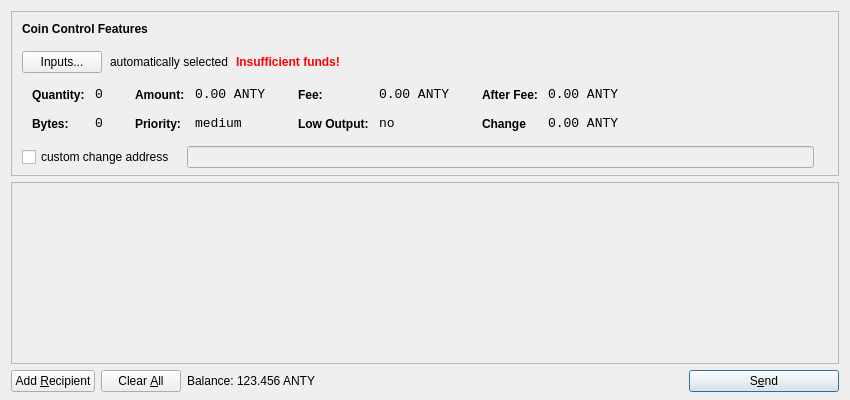
<?xml version="1.0" encoding="UTF-8"?>
<ui version="4.0">
 <class>SendCoinsDialog</class>
 <widget class="QDialog" name="SendCoinsDialog">
  <property name="geometry">
   <rect>
    <x>0</x>
    <y>0</y>
    <width>850</width>
    <height>400</height>
   </rect>
  </property>
  <property name="windowTitle">
   <string>Send Coins</string>
  </property>
  <layout class="QVBoxLayout" name="verticalLayout" stretch="0,1,0">
   <property name="bottomMargin">
    <number>8</number>
   </property>
   <item>
    <widget class="QFrame" name="frameCoinControl">
     <property name="sizePolicy">
      <sizepolicy hsizetype="Expanding" vsizetype="Expanding">
       <horstretch>0</horstretch>
       <verstretch>0</verstretch>
      </sizepolicy>
     </property>
     <property name="maximumSize">
      <size>
       <width>16777215</width>
       <height>16777215</height>
      </size>
     </property>
     <property name="frameShape">
      <enum>QFrame::StyledPanel</enum>
     </property>
     <property name="frameShadow">
      <enum>QFrame::Sunken</enum>
     </property>
     <layout class="QVBoxLayout" name="verticalLayoutCoinControl2">
      <property name="spacing">
       <number>-1</number>
      </property>
      <property name="leftMargin">
       <number>0</number>
      </property>
      <property name="topMargin">
       <number>0</number>
      </property>
      <property name="rightMargin">
       <number>0</number>
      </property>
      <property name="bottomMargin">
       <number>6</number>
      </property>
      <item>
       <layout class="QVBoxLayout" name="verticalLayoutCoinControl" stretch="0,0,0,0,1">
        <property name="spacing">
         <number>0</number>
        </property>
        <property name="leftMargin">
         <number>10</number>
        </property>
        <property name="topMargin">
         <number>10</number>
        </property>
        <item>
         <layout class="QHBoxLayout" name="horizontalLayoutCoinControl1">
          <property name="bottomMargin">
           <number>15</number>
          </property>
          <item>
           <widget class="QLabel" name="labelCoinControlFeatures">
            <property name="sizePolicy">
             <sizepolicy hsizetype="Preferred" vsizetype="Maximum">
              <horstretch>0</horstretch>
              <verstretch>0</verstretch>
             </sizepolicy>
            </property>
            <property name="font">
             <font>
              <weight>75</weight>
              <bold>true</bold>
             </font>
            </property>
            <property name="styleSheet">
             <string notr="true">font-weight:bold;</string>
            </property>
            <property name="text">
             <string>Coin Control Features</string>
            </property>
           </widget>
          </item>
         </layout>
        </item>
        <item>
         <layout class="QHBoxLayout" name="horizontalLayoutCoinControl2" stretch="0,0,0,0">
          <property name="spacing">
           <number>8</number>
          </property>
          <property name="bottomMargin">
           <number>10</number>
          </property>
          <item>
           <widget class="QPushButton" name="pushButtonCoinControl">
            <property name="styleSheet">
             <string notr="true"/>
            </property>
            <property name="text">
             <string>Inputs...</string>
            </property>
           </widget>
          </item>
          <item>
           <widget class="QLabel" name="labelCoinControlAutomaticallySelected">
            <property name="text">
             <string>automatically selected</string>
            </property>
            <property name="margin">
             <number>5</number>
            </property>
           </widget>
          </item>
          <item>
           <widget class="QLabel" name="labelCoinControlInsuffFunds">
            <property name="font">
             <font>
              <weight>75</weight>
              <bold>true</bold>
             </font>
            </property>
            <property name="styleSheet">
             <string notr="true">color:red;font-weight:bold;</string>
            </property>
            <property name="text">
             <string>Insufficient funds!</string>
            </property>
            <property name="margin">
             <number>5</number>
            </property>
           </widget>
          </item>
          <item>
           <spacer name="horizontalSpacerCoinControl">
            <property name="orientation">
             <enum>Qt::Horizontal</enum>
            </property>
            <property name="sizeHint" stdset="0">
             <size>
              <width>40</width>
              <height>1</height>
             </size>
            </property>
           </spacer>
          </item>
         </layout>
        </item>
        <item>
         <widget class="QWidget" name="widgetCoinControl" native="true">
          <property name="sizePolicy">
           <sizepolicy hsizetype="Preferred" vsizetype="Preferred">
            <horstretch>0</horstretch>
            <verstretch>0</verstretch>
           </sizepolicy>
          </property>
          <property name="minimumSize">
           <size>
            <width>0</width>
            <height>0</height>
           </size>
          </property>
          <property name="styleSheet">
           <string notr="true"/>
          </property>
          <layout class="QHBoxLayout" name="horizontalLayoutCoinControl5">
           <property name="margin">
            <number>0</number>
           </property>
           <item>
            <layout class="QHBoxLayout" name="horizontalLayoutCoinControl3" stretch="0,0,0,1">
             <property name="spacing">
              <number>20</number>
             </property>
             <property name="topMargin">
              <number>0</number>
             </property>
             <property name="bottomMargin">
              <number>10</number>
             </property>
             <item>
              <layout class="QFormLayout" name="formLayoutCoinControl1">
               <property name="horizontalSpacing">
                <number>10</number>
               </property>
               <property name="verticalSpacing">
                <number>14</number>
               </property>
               <property name="leftMargin">
                <number>10</number>
               </property>
               <property name="topMargin">
                <number>4</number>
               </property>
               <property name="rightMargin">
                <number>6</number>
               </property>
               <item row="0" column="0">
                <widget class="QLabel" name="labelCoinControlQuantityText">
                 <property name="styleSheet">
                  <string notr="true">font-weight:bold;</string>
                 </property>
                 <property name="text">
                  <string>Quantity:</string>
                 </property>
                 <property name="margin">
                  <number>0</number>
                 </property>
                </widget>
               </item>
               <item row="0" column="1">
                <widget class="QLabel" name="labelCoinControlQuantity">
                 <property name="font">
                  <font>
                   <family>Monospace</family>
                   <pointsize>10</pointsize>
                  </font>
                 </property>
                 <property name="cursor">
                  <cursorShape>IBeamCursor</cursorShape>
                 </property>
                 <property name="contextMenuPolicy">
                  <enum>Qt::ActionsContextMenu</enum>
                 </property>
                 <property name="text">
                  <string>0</string>
                 </property>
                 <property name="margin">
                  <number>0</number>
                 </property>
                 <property name="textInteractionFlags">
                  <set>Qt::LinksAccessibleByMouse|Qt::TextSelectableByKeyboard|Qt::TextSelectableByMouse</set>
                 </property>
                </widget>
               </item>
               <item row="1" column="0">
                <widget class="QLabel" name="labelCoinControlBytesText">
                 <property name="styleSheet">
                  <string notr="true">font-weight:bold;</string>
                 </property>
                 <property name="text">
                  <string>Bytes:</string>
                 </property>
                </widget>
               </item>
               <item row="1" column="1">
                <widget class="QLabel" name="labelCoinControlBytes">
                 <property name="font">
                  <font>
                   <family>Monospace</family>
                   <pointsize>10</pointsize>
                  </font>
                 </property>
                 <property name="cursor">
                  <cursorShape>IBeamCursor</cursorShape>
                 </property>
                 <property name="contextMenuPolicy">
                  <enum>Qt::ActionsContextMenu</enum>
                 </property>
                 <property name="text">
                  <string>0</string>
                 </property>
                 <property name="textInteractionFlags">
                  <set>Qt::LinksAccessibleByMouse|Qt::TextSelectableByKeyboard|Qt::TextSelectableByMouse</set>
                 </property>
                </widget>
               </item>
              </layout>
             </item>
             <item>
              <layout class="QFormLayout" name="formLayoutCoinControl2">
               <property name="horizontalSpacing">
                <number>10</number>
               </property>
               <property name="verticalSpacing">
                <number>14</number>
               </property>
               <property name="leftMargin">
                <number>6</number>
               </property>
               <property name="topMargin">
                <number>4</number>
               </property>
               <property name="rightMargin">
                <number>6</number>
               </property>
               <item row="0" column="0">
                <widget class="QLabel" name="labelCoinControlAmountText">
                 <property name="styleSheet">
                  <string notr="true">font-weight:bold;</string>
                 </property>
                 <property name="text">
                  <string>Amount:</string>
                 </property>
                 <property name="margin">
                  <number>0</number>
                 </property>
                </widget>
               </item>
               <item row="0" column="1">
                <widget class="QLabel" name="labelCoinControlAmount">
                 <property name="font">
                  <font>
                   <family>Monospace</family>
                   <pointsize>10</pointsize>
                  </font>
                 </property>
                 <property name="cursor">
                  <cursorShape>IBeamCursor</cursorShape>
                 </property>
                 <property name="contextMenuPolicy">
                  <enum>Qt::ActionsContextMenu</enum>
                 </property>
                 <property name="text">
                  <string>0.00 ANTY</string>
                 </property>
                 <property name="textInteractionFlags">
                  <set>Qt::LinksAccessibleByMouse|Qt::TextSelectableByKeyboard|Qt::TextSelectableByMouse</set>
                 </property>
                </widget>
               </item>
               <item row="1" column="0">
                <widget class="QLabel" name="labelCoinControlPriorityText">
                 <property name="styleSheet">
                  <string notr="true">font-weight:bold;</string>
                 </property>
                 <property name="text">
                  <string>Priority:</string>
                 </property>
                </widget>
               </item>
               <item row="1" column="1">
                <widget class="QLabel" name="labelCoinControlPriority">
                 <property name="font">
                  <font>
                   <family>Monospace</family>
                   <pointsize>10</pointsize>
                  </font>
                 </property>
                 <property name="cursor">
                  <cursorShape>IBeamCursor</cursorShape>
                 </property>
                 <property name="contextMenuPolicy">
                  <enum>Qt::ActionsContextMenu</enum>
                 </property>
                 <property name="text">
                  <string>medium</string>
                 </property>
                 <property name="textInteractionFlags">
                  <set>Qt::LinksAccessibleByMouse|Qt::TextSelectableByKeyboard|Qt::TextSelectableByMouse</set>
                 </property>
                </widget>
               </item>
              </layout>
             </item>
             <item>
              <layout class="QFormLayout" name="formLayoutCoinControl3">
               <property name="horizontalSpacing">
                <number>10</number>
               </property>
               <property name="verticalSpacing">
                <number>14</number>
               </property>
               <property name="leftMargin">
                <number>6</number>
               </property>
               <property name="topMargin">
                <number>4</number>
               </property>
               <property name="rightMargin">
                <number>6</number>
               </property>
               <item row="0" column="0">
                <widget class="QLabel" name="labelCoinControlFeeText">
                 <property name="styleSheet">
                  <string notr="true">font-weight:bold;</string>
                 </property>
                 <property name="text">
                  <string>Fee:</string>
                 </property>
                 <property name="margin">
                  <number>0</number>
                 </property>
                </widget>
               </item>
               <item row="0" column="1">
                <widget class="QLabel" name="labelCoinControlFee">
                 <property name="font">
                  <font>
                   <family>Monospace</family>
                   <pointsize>10</pointsize>
                  </font>
                 </property>
                 <property name="cursor">
                  <cursorShape>IBeamCursor</cursorShape>
                 </property>
                 <property name="contextMenuPolicy">
                  <enum>Qt::ActionsContextMenu</enum>
                 </property>
                 <property name="text">
                  <string>0.00 ANTY</string>
                 </property>
                 <property name="textInteractionFlags">
                  <set>Qt::LinksAccessibleByMouse|Qt::TextSelectableByKeyboard|Qt::TextSelectableByMouse</set>
                 </property>
                </widget>
               </item>
               <item row="1" column="0">
                <widget class="QLabel" name="labelCoinControlLowOutputText">
                 <property name="styleSheet">
                  <string notr="true">font-weight:bold;</string>
                 </property>
                 <property name="text">
                  <string>Low Output:</string>
                 </property>
                </widget>
               </item>
               <item row="1" column="1">
                <widget class="QLabel" name="labelCoinControlLowOutput">
                 <property name="font">
                  <font>
                   <family>Monospace</family>
                   <pointsize>10</pointsize>
                  </font>
                 </property>
                 <property name="cursor">
                  <cursorShape>IBeamCursor</cursorShape>
                 </property>
                 <property name="contextMenuPolicy">
                  <enum>Qt::ActionsContextMenu</enum>
                 </property>
                 <property name="text">
                  <string>no</string>
                 </property>
                 <property name="textInteractionFlags">
                  <set>Qt::LinksAccessibleByMouse|Qt::TextSelectableByKeyboard|Qt::TextSelectableByMouse</set>
                 </property>
                </widget>
               </item>
              </layout>
             </item>
             <item>
              <layout class="QFormLayout" name="formLayoutCoinControl4">
               <property name="horizontalSpacing">
                <number>10</number>
               </property>
               <property name="verticalSpacing">
                <number>14</number>
               </property>
               <property name="leftMargin">
                <number>6</number>
               </property>
               <property name="topMargin">
                <number>4</number>
               </property>
               <property name="rightMargin">
                <number>6</number>
               </property>
               <item row="0" column="0">
                <widget class="QLabel" name="labelCoinControlAfterFeeText">
                 <property name="styleSheet">
                  <string notr="true">font-weight:bold;</string>
                 </property>
                 <property name="text">
                  <string>After Fee:</string>
                 </property>
                 <property name="margin">
                  <number>0</number>
                 </property>
                </widget>
               </item>
               <item row="0" column="1">
                <widget class="QLabel" name="labelCoinControlAfterFee">
                 <property name="font">
                  <font>
                   <family>Monospace</family>
                   <pointsize>10</pointsize>
                  </font>
                 </property>
                 <property name="cursor">
                  <cursorShape>IBeamCursor</cursorShape>
                 </property>
                 <property name="contextMenuPolicy">
                  <enum>Qt::ActionsContextMenu</enum>
                 </property>
                 <property name="text">
                  <string>0.00 ANTY</string>
                 </property>
                 <property name="textInteractionFlags">
                  <set>Qt::LinksAccessibleByMouse|Qt::TextSelectableByKeyboard|Qt::TextSelectableByMouse</set>
                 </property>
                </widget>
               </item>
               <item row="1" column="0">
                <widget class="QLabel" name="labelCoinControlChangeText">
                 <property name="styleSheet">
                  <string notr="true">font-weight:bold;</string>
                 </property>
                 <property name="text">
                  <string>Change</string>
                 </property>
                </widget>
               </item>
               <item row="1" column="1">
                <widget class="QLabel" name="labelCoinControlChange">
                 <property name="font">
                  <font>
                   <family>Monospace</family>
                   <pointsize>10</pointsize>
                  </font>
                 </property>
                 <property name="cursor">
                  <cursorShape>IBeamCursor</cursorShape>
                 </property>
                 <property name="contextMenuPolicy">
                  <enum>Qt::ActionsContextMenu</enum>
                 </property>
                 <property name="text">
                  <string>0.00 ANTY</string>
                 </property>
                 <property name="textInteractionFlags">
                  <set>Qt::LinksAccessibleByMouse|Qt::TextSelectableByKeyboard|Qt::TextSelectableByMouse</set>
                 </property>
                </widget>
               </item>
              </layout>
             </item>
            </layout>
           </item>
          </layout>
         </widget>
        </item>
        <item>
         <layout class="QHBoxLayout" name="horizontalLayoutCoinControl4" stretch="0,0,0">
          <property name="spacing">
           <number>12</number>
          </property>
          <property name="sizeConstraint">
           <enum>QLayout::SetDefaultConstraint</enum>
          </property>
          <property name="topMargin">
           <number>5</number>
          </property>
          <property name="rightMargin">
           <number>5</number>
          </property>
          <item>
           <widget class="QCheckBox" name="checkBoxCoinControlChange">
            <property name="text">
             <string>custom change address</string>
            </property>
           </widget>
          </item>
          <item>
           <widget class="QLineEdit" name="lineEditCoinControlChange">
            <property name="enabled">
             <bool>false</bool>
            </property>
            <property name="sizePolicy">
             <sizepolicy hsizetype="Expanding" vsizetype="Fixed">
              <horstretch>0</horstretch>
              <verstretch>0</verstretch>
             </sizepolicy>
            </property>
           </widget>
          </item>
          <item>
           <widget class="QLabel" name="labelCoinControlChangeLabel">
            <property name="sizePolicy">
             <sizepolicy hsizetype="Preferred" vsizetype="Expanding">
              <horstretch>0</horstretch>
              <verstretch>0</verstretch>
             </sizepolicy>
            </property>
            <property name="minimumSize">
             <size>
              <width>0</width>
              <height>0</height>
             </size>
            </property>
            <property name="text">
             <string/>
            </property>
            <property name="margin">
             <number>3</number>
            </property>
           </widget>
          </item>
         </layout>
        </item>
        <item>
         <spacer name="verticalSpacerCoinControl">
          <property name="orientation">
           <enum>Qt::Vertical</enum>
          </property>
          <property name="sizeHint" stdset="0">
           <size>
            <width>800</width>
            <height>1</height>
           </size>
          </property>
         </spacer>
        </item>
       </layout>
      </item>
     </layout>
    </widget>
   </item>
   <item>
    <widget class="QScrollArea" name="scrollArea">
     <property name="widgetResizable">
      <bool>true</bool>
     </property>
     <widget class="QWidget" name="scrollAreaWidgetContents">
      <property name="geometry">
       <rect>
        <x>0</x>
        <y>0</y>
        <width>830</width>
        <height>165</height>
       </rect>
      </property>
      <layout class="QVBoxLayout" name="verticalLayout_2">
       <property name="margin">
        <number>0</number>
       </property>
       <item>
        <layout class="QVBoxLayout" name="entries">
         <property name="spacing">
          <number>6</number>
         </property>
        </layout>
       </item>
       <item>
        <spacer name="verticalSpacer">
         <property name="orientation">
          <enum>Qt::Vertical</enum>
         </property>
         <property name="sizeHint" stdset="0">
          <size>
           <width>20</width>
           <height>40</height>
          </size>
         </property>
        </spacer>
       </item>
      </layout>
     </widget>
    </widget>
   </item>
   <item>
    <layout class="QHBoxLayout" name="horizontalLayout">
     <item>
      <widget class="QPushButton" name="addButton">
       <property name="toolTip">
        <string>Send to multiple recipients at once</string>
       </property>
       <property name="text">
        <string>Add &amp;Recipient</string>
       </property>
       <property name="icon">
        <iconset resource="../bitcoin.qrc">
         <normaloff>:/icons/add</normaloff>:/icons/add</iconset>
       </property>
       <property name="autoDefault">
        <bool>false</bool>
       </property>
      </widget>
     </item>
     <item>
      <widget class="QPushButton" name="clearButton">
       <property name="sizePolicy">
        <sizepolicy hsizetype="Minimum" vsizetype="Fixed">
         <horstretch>0</horstretch>
         <verstretch>0</verstretch>
        </sizepolicy>
       </property>
       <property name="toolTip">
        <string>Remove all transaction fields</string>
       </property>
       <property name="text">
        <string>Clear &amp;All</string>
       </property>
       <property name="icon">
        <iconset resource="../bitcoin.qrc">
         <normaloff>:/icons/remove</normaloff>:/icons/remove</iconset>
       </property>
       <property name="autoRepeatDelay">
        <number>300</number>
       </property>
       <property name="autoDefault">
        <bool>false</bool>
       </property>
      </widget>
     </item>
     <item>
      <layout class="QHBoxLayout" name="horizontalLayout_2">
       <property name="spacing">
        <number>3</number>
       </property>
       <item>
        <widget class="QLabel" name="label">
         <property name="sizePolicy">
          <sizepolicy hsizetype="Preferred" vsizetype="Fixed">
           <horstretch>0</horstretch>
           <verstretch>0</verstretch>
          </sizepolicy>
         </property>
         <property name="text">
          <string>Balance:</string>
         </property>
        </widget>
       </item>
       <item>
        <widget class="QLabel" name="labelBalance">
         <property name="sizePolicy">
          <sizepolicy hsizetype="Preferred" vsizetype="Fixed">
           <horstretch>0</horstretch>
           <verstretch>0</verstretch>
          </sizepolicy>
         </property>
         <property name="cursor">
          <cursorShape>IBeamCursor</cursorShape>
         </property>
         <property name="text">
          <string>123.456 ANTY</string>
         </property>
         <property name="textInteractionFlags">
          <set>Qt::LinksAccessibleByMouse|Qt::TextSelectableByKeyboard|Qt::TextSelectableByMouse</set>
         </property>
        </widget>
       </item>
      </layout>
     </item>
     <item>
      <spacer name="horizontalSpacer">
       <property name="orientation">
        <enum>Qt::Horizontal</enum>
       </property>
       <property name="sizeHint" stdset="0">
        <size>
         <width>40</width>
         <height>20</height>
        </size>
       </property>
      </spacer>
     </item>
     <item>
      <widget class="QPushButton" name="sendButton">
       <property name="minimumSize">
        <size>
         <width>150</width>
         <height>0</height>
        </size>
       </property>
       <property name="toolTip">
        <string>Confirm the send action</string>
       </property>
       <property name="text">
        <string>S&amp;end</string>
       </property>
       <property name="icon">
        <iconset resource="../bitcoin.qrc">
         <normaloff>:/icons/send</normaloff>:/icons/send</iconset>
       </property>
       <property name="default">
        <bool>true</bool>
       </property>
      </widget>
     </item>
    </layout>
   </item>
  </layout>
 </widget>
 <resources>
  <include location="../bitcoin.qrc"/>
 </resources>
 <connections/>
</ui>
